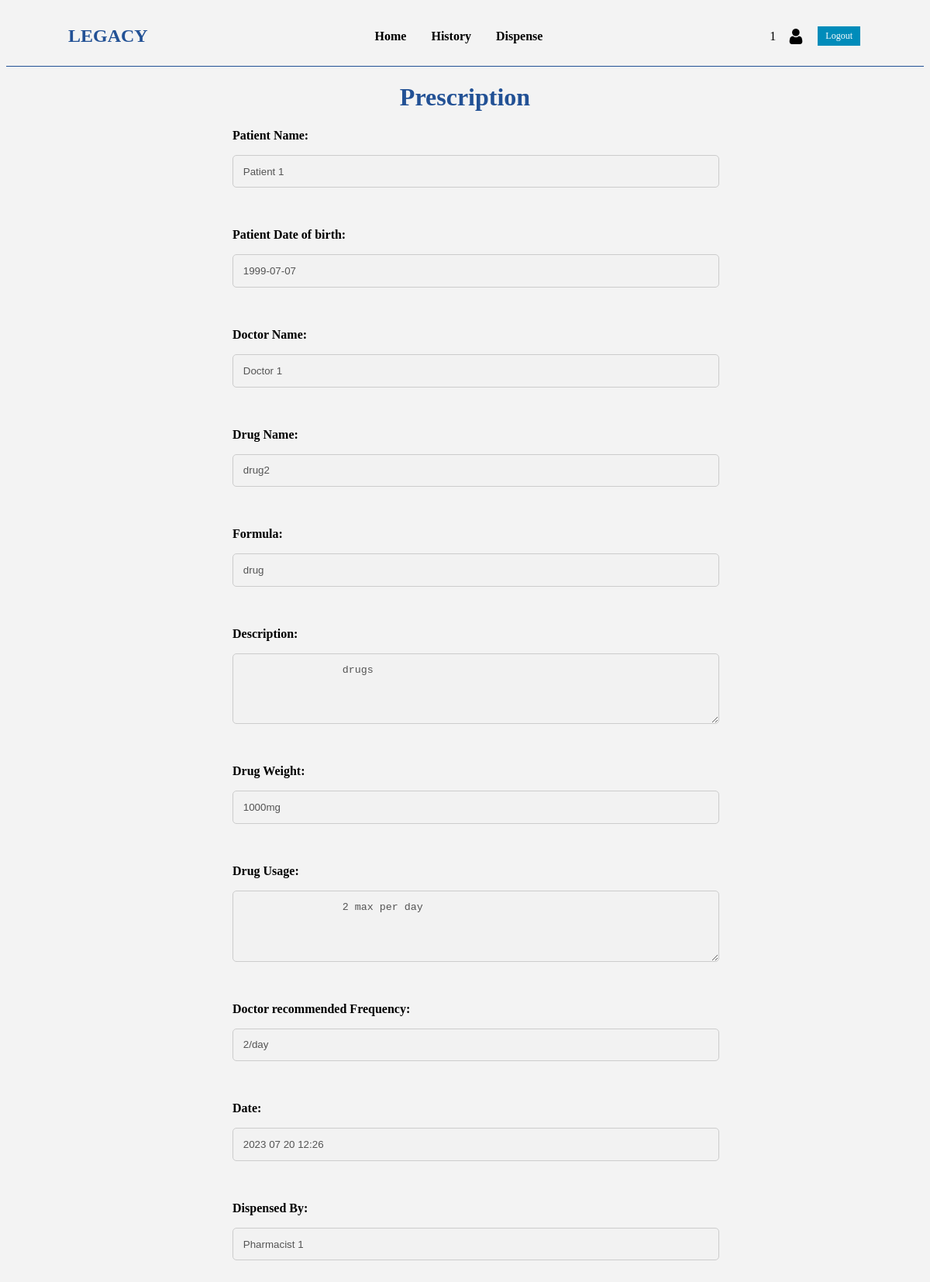
Screenshot of /pharmacist/prescription.php?i=2 (signed in) with the database file from the repository.
### tables this page shows
CREATE TABLE `pharmacists` (
  `SSN` int NOT NULL,
  `fname` varchar(255) DEFAULT NULL,
  `lname` varchar(255) DEFAULT NULL,
  `address` varchar(255) DEFAULT NULL,
  `password` varchar(255) DEFAULT NULL,
  PRIMARY KEY (`SSN`),
  UNIQUE KEY `ssn_UNIQUE` (`SSN`) /*!80000 INVISIBLE */
);

CREATE TABLE `patients` (
  `SSN` int NOT NULL,
  `fname` varchar(255) NOT NULL,
  `lname` varchar(255) NOT NULL,
  `dob` varchar(100) NOT NULL,
  `address` varchar(255) DEFAULT NULL,
  `password` varchar(255) DEFAULT NULL,
  `primary_doctor` int DEFAULT NULL,
  PRIMARY KEY (`SSN`),
  KEY `FK_Patient_Doctor_idx` (`primary_doctor`),
  CONSTRAINT `FK_Patient_Doctor` FOREIGN KEY (`primary_doctor`) REFERENCES `doctors` (`SSN`)
);

CREATE TABLE `doctors` (
  `SSN` int NOT NULL,
  `fname` varchar(255) NOT NULL,
  `lname` varchar(255) NOT NULL,
  `address` varchar(255) NOT NULL,
  `years_of_experience` int NOT NULL,
  `speciality` varchar(255) NOT NULL,
  `password` varchar(255) NOT NULL,
  PRIMARY KEY (`SSN`)
);

CREATE TABLE `prescriptions` (
  `id` int NOT NULL,
  `patient_ssn` int NOT NULL,
  `doctor_ssn` int NOT NULL,
  `drug_name` varchar(255) NOT NULL,
  `quantity` varchar(255) NOT NULL,
  `date` varchar(255) NOT NULL,
  `dispensed` tinyint NOT NULL DEFAULT '0',
  `dispensedBy` int DEFAULT NULL,
  `frequency` varchar(255) NOT NULL,
  PRIMARY KEY (`id`),
  KEY `FK_Pr_Pa_idx` (`patient_ssn`),
  KEY `FK_Pr_Do_idx` (`doctor_ssn`),
  KEY `FK_Pr_Ph_idx` (`dispensedBy`),
  CONSTRAINT `FK_Pr_Do` FOREIGN KEY (`doctor_ssn`) REFERENCES `doctors` (`SSN`),
  CONSTRAINT `FK_Pr_Pa` FOREIGN KEY (`patient_ssn`) REFERENCES `patients` (`SSN`),
  CONSTRAINT `FK_Pr_Ph` FOREIGN KEY (`dispensedBy`) REFERENCES `pharmacists` (`SSN`)
);

CREATE TABLE `drugs` (
  `trade_name` varchar(255) NOT NULL,
  `formula` varchar(255) NOT NULL,
  `description` varchar(500) NOT NULL,
  `weight` varchar(255) NOT NULL,
  `drug_usage` varchar(255) NOT NULL,
  `manufacturer_name` varchar(255) NOT NULL,
  `price` int NOT NULL,
  `quantity` int NOT NULL,
  PRIMARY KEY (`trade_name`),
  KEY `manufacturer_name` (`manufacturer_name`),
  CONSTRAINT `FK_manufacuturer` FOREIGN KEY (`manufacturer_name`) REFERENCES `pharmaceutical_companies` (`name`) ON DELETE CASCADE
);

### src/session.php (called while the page is built, shortened)
<?php
   if(isset($_SESSION['loggedin'])){
      $login_session = array("SSN"=>$_SESSION["ssn"], "fname"=>$_SESSION['fname'], "lname"=>$_SESSION['lname'], "role"=>$_SESSION["role"]);
   }
   else{
      $login_session = [];
   }
?>

### src/db.php (called while the page is built, shortened)
<?php
class DB
{
    private $host;
    private $username;
    private $dbPassword;
    private $database;
    private $connection;
    public function __construct() {
        $this->host = "localhost";
        $this->username = "root";
        $this->dbPassword = "David123";
        $this->database = "drug_dispenser_db";
    }
    private function connect() {
        $this->connection = new mysqli($this->host, $this->username, $this->dbPassword, $this->database);
    }
    public function select($table, $where = null) {
        $sql = "SELECT * FROM $table";
        if ($where) {
            $sql .= " WHERE $where;";
        }
        $result = $this->connection->query($sql);
         $rows = array();
        while ($row = $result->fetch_assoc()) {
            $rows[] = $row;
        }
        return array("status"=>TRUE,"data"=>$rows);
    }
}
?>

### public/pharmacist/prescription.php (the view, shortened to what this page needs)
<?php
require_once("../../src/db.php");
include('../../src/session.php');
$db = new DB();
if (isset($_GET['i'])) {
    $id = $_GET['i'];
}
$where = "id = $id";
$data = $db->select("prescriptions",$where)["data"][0];
$where = "SSN = ".$data["patient_ssn"];
$patientDetails = $db->select("patients",$where)["data"][0];
$where = "SSN = ".$data["doctor_ssn"];
$doctorDetails = $db->select("doctors",$where)["data"][0];
$where = "trade_name='".$data["drug_name"]."'";
$drugDetails = $db->select("drugs",$where)["data"][0];
if($data["dispensed"]){
    $where = "SSN = ".$data["dispensedBy"];
    $pharmacistDetails = $db->select("pharmacists",$where)["data"][0];
}
?>
<?php include 'header.php'; ?>
<body>
    <?php include 'nav.php'; ?>
    <main>
        <h1>Prescription</h1>
        <form action="../../src/dispense.php" method="POST">
            <label for="patient_name">Patient Name:</label>
            <input disabled type="text" name="patient_name" id="patient_name" value="<?php echo $patientDetails['fname']." ".$patientDetails['lname']; ?>"><br><br>
            <label for="patient_dob">Patient Date of birth:</label>
            <input disabled type="text" name="patient_dob" id="patient_dob" value="<?php echo $patientDetails['dob']; ?>"><br><br>
            <label for="doctor_name">Doctor Name:</label>
            <input disabled type="text" name="doctor_name" id="doctor_name" value="<?php echo $doctorDetails['fname']." ".$doctorDetails['lname']; ?>"><br><br>
            <label for="trade_name">Drug Name:</label>
            <input disabled type="text" name="trade_name" value="<?php echo $data['drug_name']; ?>"><br><br>
            <label for="formula">Formula:</label>
            <input disabled type="text" name="formula" value="<?php echo $drugDetails['formula']; ?>" ><br><br>
            <label for="description">Description:</label>
            <textarea disabled name="description" >
                <?php echo $drugDetails['description']; ?>
            </textarea><br/><br/>
            <label for="weight">Drug Weight:</label>
            <input disabled type="text" name="weight" value="<?php echo $drugDetails['weight']; ?>" ><br/><br/>
            <label for="drug_usage">Drug Usage:</label>
            <textarea disabled name="drug_usage" >
                <?php echo $drugDetails['drug_usage']; ?>
            </textarea><br/><br/>
            <label for="trade_name">Doctor recommended Frequency:</label>
            <input disabled type="text" name="frequency" value="<?php echo $data['frequency']; ?>"><br><br>
            <label for="date">Date:</label>
            <input disabled type="datetime" name="date" value="<?php echo $data['date']; ?>" ><br><br>
            <?php if($data['dispensed']): ?>
                <label for="dispensedBy">Dispensed By:</label>
                <input disabled type="text" name="dispensedBy" value="<?php echo $pharmacistDetails["lname"]." ".$pharmacistDetails["fname"]; ?>" ><br><br>
            <?php elseif($data['quantity']>$drugDetails["quantity"]): ?>
                 <p class="error">Out of stock</p>
            <?php endif; ?>
        </form>
    </main>
</body>
</html>

### public/pharmacist/header.php (shortened to what this page needs)
<!DOCTYPE html>
<html>
<head>
    <link rel="stylesheet" href="../../assets/css/styles.css"/>
</head>

### public/pharmacist/nav.php
<nav class="navbar">
        <div class="nav-logo">
            <span class="logo">LEGACY</span>
        </div>
        <div class="nav-links">
            <a href="index.php" class="active">Home</a>
            <a href="history.php">History</a>
            <a href="dispense.php">Dispense</a>
        </div>
        <div class="nav-info">
            <span><?php echo $login_session["fname"];?></span>
            <img src="../../assets/images/user.png" alt="User Photo" width="20" height="20">
            <a href="../../src/logout.php" class="button edit">Logout</a>
        </div>
    </nav>

### assets/css/styles.css (style rules this page uses)
body { background-color: #f3f3f3; }
main { display: flex; flex-direction: column; align-items: center; }
h1,h2 { color: #225195 }
.navbar { display: flex; align-items: center; justify-content: space-between; padding: 1.5rem 5rem; border-bottom: 1px solid #225195; }
.nav-logo { display: flex; align-items: center; }
.nav-logo .logo { font-size: 1.5rem; font-weight: 700; color: #225195; }
.nav-links { display: flex; justify-content: space-between; align-items: center; }
.nav-links a { display: block; margin-inline: 1rem; font-weight: 600; text-decoration: none; color: inherit; }
.navbar .nav-info { display: flex; align-items: center; gap: 1rem }
.button { background-color: #4CAF50; border: none; color: white; padding: 5px 10px; text-align: center; text-decoration: none; display: inline-block; font-size: 12px; margin: 2px; cursor: pointer; }
.button.edit { background-color: #008CBA; }
form { display: flex; flex-direction: column; width: 50vw; }
label { font-weight: bold; }
input[type="text"], input[type="password"], input[type="datetime"], input[type="number"], select, textarea { width: 100%; margin-block: 1rem; padding: .8rem; border-radius: 5px; border: 1px solid #ccc; }
textarea { min-height: 4rem; }

### rows the page displays
pharmacists: fname "1", dispensedBy "Pharmacist 1"
patients: patient_name "Patient 1", patient_dob "1999-07-07"
doctors: doctor_name "Doctor 1"
prescriptions: trade_name "drug2", frequency "2/day", date "2023 07 20 12:26"
drugs: formula "drug", description "drugs", weight "1000mg", drug_usage "2 max per day"
